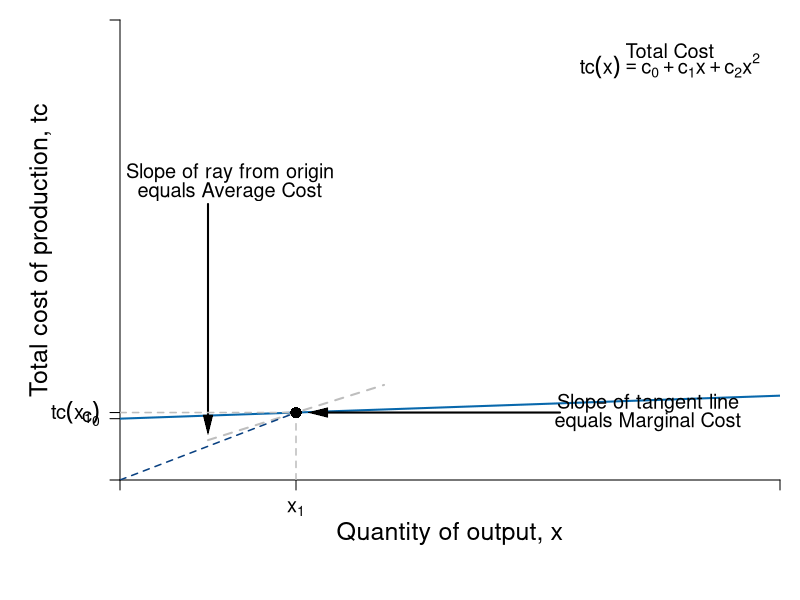

Reproduce this figure in R.
#Graph Designer: Simon Halliday
#Authors: Bowles, Foley and Halliday
#Title: Coordination, Conflict and Competition: A Text in Microeconomics

require(shape)
pdf(file = "firmmarketsupply/total_cost_eos.pdf", width = 9, height = 7)

#Set parameters for graphics
axislabelsize <- 1.5
labelsize <- 1.2
graphlinewidth <- 2
segmentlinewidth <- 1.5

COL <- c("#7fc97f", "#beaed4", "#fdc086", "#ffff99", "#386cb0", "#f0027f", "#bf5b17", "#666666")
COLA <- c("#99d8c9","#66c2a4","#41ae76", "#238b45", "#005824")
COLB <- c("#4eb3d3", "#2b8cbe", "#0868ac","#084081")

#Edited the margins to cater for the larger LHS labels
par(mar =  c(6, 6, 1, 1))

totalcost <- function(x, c0 = 10, c1 = 2, c2 = 0.5){
  c0 + c1*x
}

avgcost <- function(x, c0 = 10, c1 = 2, c2 = 0.5){
  totalcost/x
}

marginalcost <- function(x, c1 = 2, c2 = 0.5){
  c1 + 2*c2*x
}

mcline <- function(x, constant = 0.3181472, slope = 0.125){
  constant + slope*x
}

isocost <- function(l, c = 10, w = 1, r = 1) {
  c - (w/r)*l
}


isoquant <- function(l, alpha = 0.5, x = 5) {
  (x / l^alpha)^(1/(1 - alpha))
}

xlims <- c(0, 15)
ylims <- c(0, 15)

npts <- 501 
x <- seq(xlims[1], xlims[2], length.out = npts)
y <- seq(ylims[1], ylims[2], length.out = npts) 
a <- c(13, 16.75, 19.25)

plot(0, 0, xlim = xlims, ylim = ylims, type = "n",
     xlab = expression(paste("")),
     ylab = expression(paste("")), 
     xaxt = "n", 
     yaxt = "n", 
     cex.lab = axislabelsize, 
     bty = "n",
     xaxs="i", 
     yaxs="i")

# ticksy <- seq(from = ylims[1], to = ylims[2], by = 1)
# ylabels <- seq(from = ylims[1], to = ylims[2], by = 1)
# ticksx <- seq(from = xlims[1], to = xlims[2], by = 1)
# xlabels <- seq(from = xlims[1], to = xlims[2], by = 1)
ticksy <- c(0, 2, totalcost(x = 4, c0 = 2, c1 = 0.05, c2 = 0.05), ylims[2])
ylabels <- c(NA, expression(paste(c[0])), expression(paste(tc(x[1]))), NA)
ticksx <- c(0, 4, xlims[2])
xlabels <- c(NA, expression(paste(x[1])), NA)




axis(1, at = ticksx, pos = 0, labels = xlabels, cex.axis = labelsize)
axis(2, at = ticksy, pos = 0, labels = ylabels, las = 1, cex.axis = labelsize)

npts <- 500 
xx1 <- seq(xlims[1], xlims[2], length.out = npts)
xx3 <- seq(2, 6, length.out = npts)

#lines(xx1, bcA(xx1, w = 10, p = 1.5), col = COLB[3], lwd = graphlinewidth)
lines(xx1, totalcost(xx1, c0 = 2, c1 = 0.05, c2 = 0.05), col = COLB[3], lwd = graphlinewidth)
lines(xx3, mcline(xx3, constant = totalcost(x = 4, c0 = 2, c1 = 0.05, c2 = 0.05) - 4*marginalcost(x = 4, c1 = 0.05, c2 = 0.05), slope = marginalcost(x = 4, c1 = 0.05, c2 = 0.05)), col = "gray", lty = 2, lwd = graphlinewidth)

#Label the axes
mtext(expression(paste("Quantity of output, ", x)), side=1, line = 2.5, cex = axislabelsize)
text(-1.8, 0.5*ylims[2], expression(paste("Total cost of production, ",tc)), xpd = TRUE, cex = axislabelsize, srt = 90) 

#Label the cost curve
text(12.5, 14, expression("Total Cost"), cex = labelsize)
text(12.5, 13.5, expression(paste(tc(x) == c[0] + c[1]*x + c[2]*x^2)), cex = labelsize)

#Average Cost
text(2.5, 10, expression(paste("Slope of ray from origin")), cex = labelsize)
text(2.5, 9.4, expression(paste("equals Average Cost")), cex = labelsize)
Arrows(2, 9, 2, 1.8, col = "black", lty = 1, lwd = 2, arr.type = "triangle", arr.lwd = 0.5)

#Marginal Cost
text(12, totalcost(x = 4, c0 = 2, c1 = 0.05, c2 = 0.05) + 0.3, expression(paste("Slope of tangent line")), cex = labelsize)
text(12, totalcost(x = 4, c0 = 2, c1 = 0.05, c2 = 0.05) - 0.3, expression(paste("equals Marginal Cost")), cex = labelsize)
Arrows(10, totalcost(x = 4, c0 = 2, c1 = 0.05, c2 = 0.05), 4.5, totalcost(x = 4, c0 = 2, c1 = 0.05, c2 = 0.05) , col = "black", lty = 1, lwd = 2, arr.type = "triangle", arr.lwd = 0.5)

#Draw segments for average cost
segments(0, totalcost(x = 4, c0 = 2, c1 = 0.05, c2 = 0.05), 4, totalcost(x = 4, c0 = 2, c1 = 0.05, c2 = 0.05), lty = 2, col = "gray" , lwd = segmentlinewidth)
segments(4, 0, 4, totalcost(x = 4, c0 = 2, c1 = 0.05, c2 = 0.05), lty = 2, col = "gray" , lwd = segmentlinewidth)
segments(0, 0, 4, totalcost(x = 4, c0 = 2, c1 = 0.05, c2 = 0.05), lty = 2, col = COLB[4] , lwd = segmentlinewidth)
points(4, totalcost(x = 4, c0 = 2, c1 = 0.05, c2 = 0.05), pch = 16, col = "black", cex = 1.5)


dev.off()
